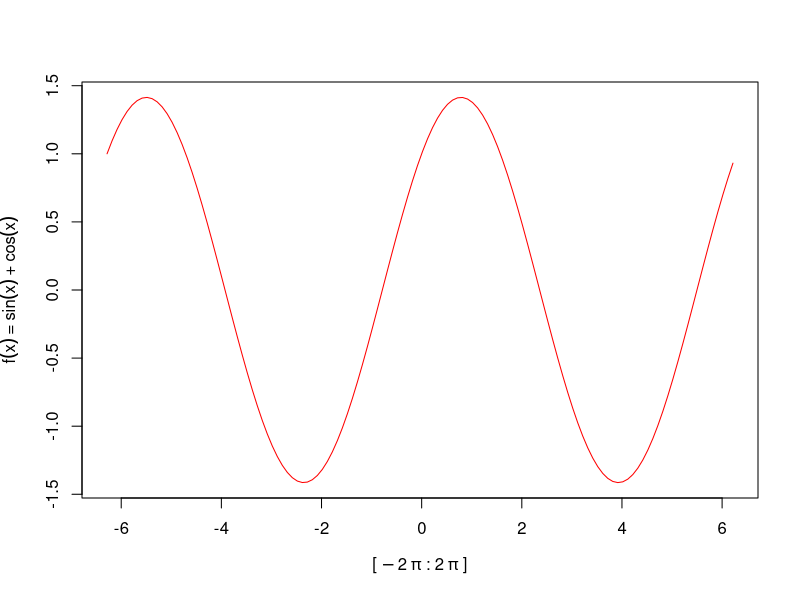

Recreate this plot in R.
setwd("/home/epale/Desktop/INFORMATICA BIOQUIMICA/R/CODE PL6/GRAPHICS REVIEW")
png("Grafica a")
plot(seq(-2*pi,2*pi,0.1),sin(seq(-2*pi,2*pi,0.1))+cos(seq(-2*pi,2*pi,0.1)),type="l",col="red",
     xlab = expression("["~-2~pi~":"~2~paste(pi)~"]"),
     ylab= expression(f(x)~"="~sin(x)~"+"~cos(x)))
dev.off()